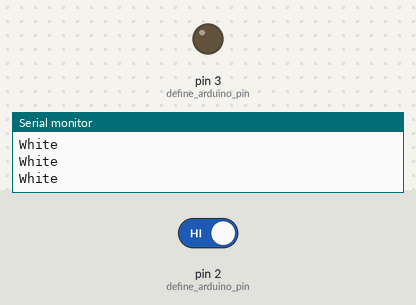
A sketch run on a simulated Arduino Uno, built with avr-gcc and run on an emulated ATmega328P. Shown: output pins drawn as LEDs (lit = HIGH), the last lines printed to the serial monitor. The inputs (shaded band) are chosen by the test bench; at power-on: pin 2 (define_arduino_pin) HIGH.

Above: at 1.2 s.
1.3 s: pin 2 (define_arduino_pin) driven LOW
At 2.0 s:
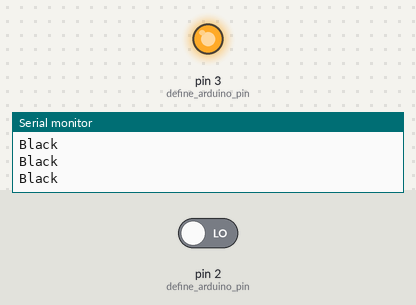
2.8 s: pin 2 (define_arduino_pin) driven HIGH
At 3.1 s:
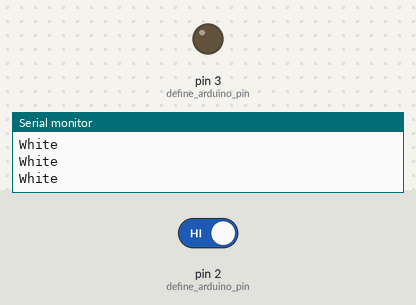
Timing chart, 0 to 5.8 s (numbered marks = the images above; inputs shaded):
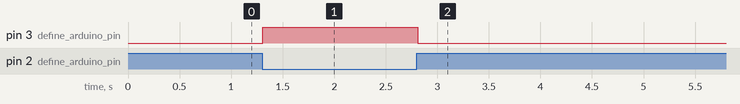

Measured:
- after the input at 1.3 s, pin 3 (define_arduino_pin): LOW → HIGH at once
- after the input at 2.8 s, pin 3 (define_arduino_pin): HIGH → LOW at once

The sketch:

ir_test.ino
```cpp
void setup() {
  Serial.begin(9600);//enable serial monitor
  pinMode(2, INPUT);//define arduino pin
  pinMode(3, OUTPUT);//define arduino pin
}

void loop() {
  balckwhite();//Identification of black and white

}
void balckwhite() {
  bool led = digitalRead(2);
  if (led == 0) {
    Serial.println("Black");
    digitalWrite(3, HIGH);

  } else {
    Serial.println("White");
    digitalWrite(3,LOW);
    }
}
```
